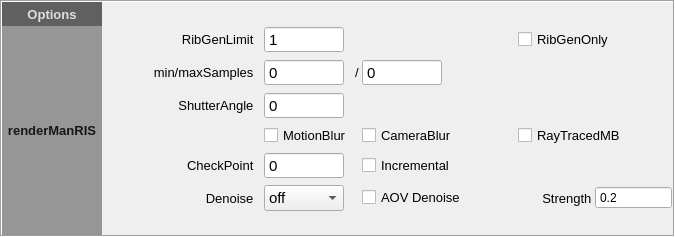
<?xml version="1.0" encoding="UTF-8"?>
<ui version="4.0">
 <class>Form</class>
 <widget class="QWidget" name="Form">
  <property name="geometry">
   <rect>
    <x>0</x>
    <y>0</y>
    <width>675</width>
    <height>237</height>
   </rect>
  </property>
  <property name="windowTitle">
   <string>Form</string>
  </property>
  <layout class="QVBoxLayout" name="verticalLayout">
   <property name="spacing">
    <number>0</number>
   </property>
   <property name="margin">
    <number>0</number>
   </property>
   <item>
    <widget class="QFrame" name="renderOptMainFrame">
     <property name="enabled">
      <bool>true</bool>
     </property>
     <property name="maximumSize">
      <size>
       <width>16777215</width>
       <height>16777215</height>
      </size>
     </property>
     <property name="frameShape">
      <enum>QFrame::Box</enum>
     </property>
     <property name="frameShadow">
      <enum>QFrame::Sunken</enum>
     </property>
     <layout class="QHBoxLayout" name="horizontalLayout_28">
      <property name="margin">
       <number>0</number>
      </property>
      <item>
       <layout class="QHBoxLayout" name="renderOptLayout" stretch="0,0">
        <property name="spacing">
         <number>0</number>
        </property>
        <item>
         <widget class="QFrame" name="renderOptOuterFrame">
          <property name="sizePolicy">
           <sizepolicy hsizetype="Preferred" vsizetype="Preferred">
            <horstretch>0</horstretch>
            <verstretch>0</verstretch>
           </sizepolicy>
          </property>
          <property name="minimumSize">
           <size>
            <width>100</width>
            <height>48</height>
           </size>
          </property>
          <property name="maximumSize">
           <size>
            <width>100</width>
            <height>16777215</height>
           </size>
          </property>
          <property name="autoFillBackground">
           <bool>false</bool>
          </property>
          <property name="styleSheet">
           <string notr="true">QFrame { background-color:rgb(150,150,150); }</string>
          </property>
          <property name="frameShape">
           <enum>QFrame::NoFrame</enum>
          </property>
          <property name="frameShadow">
           <enum>QFrame::Raised</enum>
          </property>
          <layout class="QVBoxLayout" name="verticalLayout_12">
           <property name="spacing">
            <number>0</number>
           </property>
           <property name="margin">
            <number>0</number>
           </property>
           <item>
            <widget class="QLabel" name="renderOptRenderManLabel">
             <property name="minimumSize">
              <size>
               <width>0</width>
               <height>24</height>
              </size>
             </property>
             <property name="maximumSize">
              <size>
               <width>16777215</width>
               <height>24</height>
              </size>
             </property>
             <property name="font">
              <font>
               <pointsize>10</pointsize>
               <weight>75</weight>
               <bold>true</bold>
              </font>
             </property>
             <property name="acceptDrops">
              <bool>true</bool>
             </property>
             <property name="autoFillBackground">
              <bool>false</bool>
             </property>
             <property name="styleSheet">
              <string notr="true">QLabel { background-color:rgb(96,96,96);       	        	color: rgb(222,222,222); }</string>
             </property>
             <property name="text">
              <string>Options</string>
             </property>
             <property name="alignment">
              <set>Qt::AlignCenter</set>
             </property>
            </widget>
           </item>
           <item>
            <widget class="QLabel" name="renderOptLabel">
             <property name="sizePolicy">
              <sizepolicy hsizetype="Preferred" vsizetype="Preferred">
               <horstretch>0</horstretch>
               <verstretch>0</verstretch>
              </sizepolicy>
             </property>
             <property name="maximumSize">
              <size>
               <width>16777215</width>
               <height>16777215</height>
              </size>
             </property>
             <property name="font">
              <font>
               <pointsize>10</pointsize>
               <weight>75</weight>
               <italic>false</italic>
               <bold>true</bold>
              </font>
             </property>
             <property name="acceptDrops">
              <bool>true</bool>
             </property>
             <property name="autoFillBackground">
              <bool>false</bool>
             </property>
             <property name="styleSheet">
              <string notr="true">QLabel {  	color: rgb(22,22,22); }</string>
             </property>
             <property name="text">
              <string>renderManRIS</string>
             </property>
             <property name="alignment">
              <set>Qt::AlignCenter</set>
             </property>
            </widget>
           </item>
          </layout>
         </widget>
        </item>
        <item>
         <widget class="QFrame" name="renderOptFrame">
          <property name="sizePolicy">
           <sizepolicy hsizetype="Expanding" vsizetype="Preferred">
            <horstretch>0</horstretch>
            <verstretch>0</verstretch>
           </sizepolicy>
          </property>
          <property name="frameShape">
           <enum>QFrame::NoFrame</enum>
          </property>
          <property name="frameShadow">
           <enum>QFrame::Raised</enum>
          </property>
          <layout class="QVBoxLayout" name="verticalLayout_14">
           <property name="spacing">
            <number>2</number>
           </property>
           <property name="margin">
            <number>1</number>
           </property>
           <item>
            <layout class="QGridLayout" name="gridLayout">
             <property name="verticalSpacing">
              <number>6</number>
             </property>
             <item row="2" column="0">
              <widget class="QLabel" name="shutterAngle_label">
               <property name="sizePolicy">
                <sizepolicy hsizetype="Expanding" vsizetype="Preferred">
                 <horstretch>0</horstretch>
                 <verstretch>0</verstretch>
                </sizepolicy>
               </property>
               <property name="font">
                <font>
                 <pointsize>10</pointsize>
                </font>
               </property>
               <property name="text">
                <string>ShutterAngle </string>
               </property>
               <property name="alignment">
                <set>Qt::AlignRight|Qt::AlignTrailing|Qt::AlignVCenter</set>
               </property>
              </widget>
             </item>
             <item row="1" column="3">
              <widget class="QLabel" name="label_2">
               <property name="font">
                <font>
                 <pointsize>10</pointsize>
                </font>
               </property>
               <property name="text">
                <string>/</string>
               </property>
              </widget>
             </item>
             <item row="1" column="2">
              <widget class="QSpinBox" name="minSamples_spinBox">
               <property name="maximumSize">
                <size>
                 <width>80</width>
                 <height>16777215</height>
                </size>
               </property>
               <property name="font">
                <font>
                 <pointsize>11</pointsize>
                </font>
               </property>
               <property name="buttonSymbols">
                <enum>QAbstractSpinBox::NoButtons</enum>
               </property>
               <property name="maximum">
                <number>2048</number>
               </property>
              </widget>
             </item>
             <item row="4" column="0">
              <widget class="QLabel" name="label">
               <property name="sizePolicy">
                <sizepolicy hsizetype="Expanding" vsizetype="Preferred">
                 <horstretch>0</horstretch>
                 <verstretch>0</verstretch>
                </sizepolicy>
               </property>
               <property name="font">
                <font>
                 <pointsize>10</pointsize>
                </font>
               </property>
               <property name="text">
                <string>CheckPoint </string>
               </property>
               <property name="alignment">
                <set>Qt::AlignRight|Qt::AlignTrailing|Qt::AlignVCenter</set>
               </property>
              </widget>
             </item>
             <item row="1" column="0">
              <widget class="QLabel" name="minmaxSamples_label">
               <property name="sizePolicy">
                <sizepolicy hsizetype="Expanding" vsizetype="Preferred">
                 <horstretch>0</horstretch>
                 <verstretch>0</verstretch>
                </sizepolicy>
               </property>
               <property name="font">
                <font>
                 <pointsize>10</pointsize>
                </font>
               </property>
               <property name="text">
                <string>min/maxSamples </string>
               </property>
               <property name="alignment">
                <set>Qt::AlignRight|Qt::AlignTrailing|Qt::AlignVCenter</set>
               </property>
              </widget>
             </item>
             <item row="0" column="0">
              <widget class="QLabel" name="ribgenLimit_label">
               <property name="sizePolicy">
                <sizepolicy hsizetype="Expanding" vsizetype="Preferred">
                 <horstretch>0</horstretch>
                 <verstretch>0</verstretch>
                </sizepolicy>
               </property>
               <property name="font">
                <font>
                 <pointsize>10</pointsize>
                </font>
               </property>
               <property name="layoutDirection">
                <enum>Qt::LeftToRight</enum>
               </property>
               <property name="text">
                <string>RibGenLimit </string>
               </property>
               <property name="alignment">
                <set>Qt::AlignRight|Qt::AlignTrailing|Qt::AlignVCenter</set>
               </property>
              </widget>
             </item>
             <item row="5" column="0">
              <widget class="QLabel" name="denoise_label">
               <property name="sizePolicy">
                <sizepolicy hsizetype="Expanding" vsizetype="Preferred">
                 <horstretch>0</horstretch>
                 <verstretch>0</verstretch>
                </sizepolicy>
               </property>
               <property name="font">
                <font>
                 <pointsize>10</pointsize>
                </font>
               </property>
               <property name="layoutDirection">
                <enum>Qt::LeftToRight</enum>
               </property>
               <property name="text">
                <string>Denoise </string>
               </property>
               <property name="alignment">
                <set>Qt::AlignRight|Qt::AlignTrailing|Qt::AlignVCenter</set>
               </property>
              </widget>
             </item>
             <item row="4" column="4">
              <widget class="QCheckBox" name="incremental_checkBox">
               <property name="sizePolicy">
                <sizepolicy hsizetype="Expanding" vsizetype="Fixed">
                 <horstretch>0</horstretch>
                 <verstretch>0</verstretch>
                </sizepolicy>
               </property>
               <property name="font">
                <font>
                 <pointsize>10</pointsize>
                </font>
               </property>
               <property name="text">
                <string>Incremental</string>
               </property>
              </widget>
             </item>
             <item row="0" column="3">
              <spacer name="horizontalSpacer">
               <property name="orientation">
                <enum>Qt::Horizontal</enum>
               </property>
               <property name="sizeType">
                <enum>QSizePolicy::Fixed</enum>
               </property>
               <property name="sizeHint" stdset="0">
                <size>
                 <width>5</width>
                 <height>20</height>
                </size>
               </property>
              </spacer>
             </item>
             <item row="4" column="2">
              <widget class="QSpinBox" name="checkPoint_spinBox">
               <property name="maximumSize">
                <size>
                 <width>80</width>
                 <height>16777215</height>
                </size>
               </property>
               <property name="font">
                <font>
                 <pointsize>11</pointsize>
                </font>
               </property>
               <property name="buttonSymbols">
                <enum>QAbstractSpinBox::NoButtons</enum>
               </property>
               <property name="maximum">
                <number>120</number>
               </property>
              </widget>
             </item>
             <item row="5" column="4">
              <widget class="QCheckBox" name="denoise_aov_checkBox">
               <property name="sizePolicy">
                <sizepolicy hsizetype="Expanding" vsizetype="Fixed">
                 <horstretch>0</horstretch>
                 <verstretch>0</verstretch>
                </sizepolicy>
               </property>
               <property name="font">
                <font>
                 <pointsize>10</pointsize>
                </font>
               </property>
               <property name="text">
                <string>AOV Denoise</string>
               </property>
              </widget>
             </item>
             <item row="5" column="5">
              <layout class="QHBoxLayout" name="horizontalLayout">
               <property name="spacing">
                <number>0</number>
               </property>
               <item>
                <widget class="QLabel" name="denoise_strength_label">
                 <property name="font">
                  <font>
                   <pointsize>10</pointsize>
                  </font>
                 </property>
                 <property name="layoutDirection">
                  <enum>Qt::LeftToRight</enum>
                 </property>
                 <property name="text">
                  <string>Strength </string>
                 </property>
                 <property name="alignment">
                  <set>Qt::AlignRight|Qt::AlignTrailing|Qt::AlignVCenter</set>
                 </property>
                </widget>
               </item>
               <item>
                <widget class="QDoubleSpinBox" name="denoise_strength">
                 <property name="buttonSymbols">
                  <enum>QAbstractSpinBox::NoButtons</enum>
                 </property>
                 <property name="decimals">
                  <number>1</number>
                 </property>
                 <property name="minimum">
                  <double>0.100000000000000</double>
                 </property>
                 <property name="maximum">
                  <double>1.000000000000000</double>
                 </property>
                 <property name="singleStep">
                  <double>0.100000000000000</double>
                 </property>
                 <property name="value">
                  <double>0.200000000000000</double>
                 </property>
                </widget>
               </item>
              </layout>
             </item>
             <item row="0" column="2">
              <widget class="QSpinBox" name="ribgenLimit_spinBox">
               <property name="maximumSize">
                <size>
                 <width>80</width>
                 <height>16777215</height>
                </size>
               </property>
               <property name="font">
                <font>
                 <pointsize>11</pointsize>
                </font>
               </property>
               <property name="layoutDirection">
                <enum>Qt::LeftToRight</enum>
               </property>
               <property name="alignment">
                <set>Qt::AlignLeading|Qt::AlignLeft|Qt::AlignVCenter</set>
               </property>
               <property name="buttonSymbols">
                <enum>QAbstractSpinBox::NoButtons</enum>
               </property>
               <property name="minimum">
                <number>1</number>
               </property>
               <property name="maximum">
                <number>10</number>
               </property>
              </widget>
             </item>
             <item row="5" column="2">
              <widget class="QComboBox" name="denoise_comboBox">
               <property name="maximumSize">
                <size>
                 <width>80</width>
                 <height>16777215</height>
                </size>
               </property>
               <property name="font">
                <font>
                 <pointsize>11</pointsize>
                </font>
               </property>
               <item>
                <property name="text">
                 <string>off</string>
                </property>
               </item>
               <item>
                <property name="text">
                 <string>Frame</string>
                </property>
               </item>
               <item>
                <property name="text">
                 <string>Cross-frame</string>
                </property>
               </item>
              </widget>
             </item>
             <item row="1" column="4">
              <widget class="QSpinBox" name="maxSamples_spinBox">
               <property name="maximumSize">
                <size>
                 <width>80</width>
                 <height>16777215</height>
                </size>
               </property>
               <property name="font">
                <font>
                 <pointsize>11</pointsize>
                </font>
               </property>
               <property name="buttonSymbols">
                <enum>QAbstractSpinBox::NoButtons</enum>
               </property>
               <property name="maximum">
                <number>2048</number>
               </property>
              </widget>
             </item>
             <item row="0" column="1">
              <spacer name="horizontalSpacer_2">
               <property name="orientation">
                <enum>Qt::Horizontal</enum>
               </property>
               <property name="sizeType">
                <enum>QSizePolicy::Fixed</enum>
               </property>
               <property name="sizeHint" stdset="0">
                <size>
                 <width>5</width>
                 <height>20</height>
                </size>
               </property>
              </spacer>
             </item>
             <item row="2" column="2">
              <widget class="QSpinBox" name="shutterAngle_spinBox">
               <property name="maximumSize">
                <size>
                 <width>80</width>
                 <height>16777215</height>
                </size>
               </property>
               <property name="font">
                <font>
                 <pointsize>11</pointsize>
                </font>
               </property>
               <property name="buttonSymbols">
                <enum>QAbstractSpinBox::NoButtons</enum>
               </property>
               <property name="maximum">
                <number>360</number>
               </property>
               <property name="singleStep">
                <number>10</number>
               </property>
              </widget>
             </item>
             <item row="3" column="2">
              <widget class="QCheckBox" name="motionBlur_checkBox">
               <property name="sizePolicy">
                <sizepolicy hsizetype="Minimum" vsizetype="Fixed">
                 <horstretch>0</horstretch>
                 <verstretch>0</verstretch>
                </sizepolicy>
               </property>
               <property name="font">
                <font>
                 <pointsize>10</pointsize>
                </font>
               </property>
               <property name="text">
                <string>MotionBlur</string>
               </property>
              </widget>
             </item>
             <item row="3" column="4">
              <widget class="QCheckBox" name="cameraBlur_checkBox">
               <property name="sizePolicy">
                <sizepolicy hsizetype="Expanding" vsizetype="Fixed">
                 <horstretch>0</horstretch>
                 <verstretch>0</verstretch>
                </sizepolicy>
               </property>
               <property name="font">
                <font>
                 <pointsize>10</pointsize>
                </font>
               </property>
               <property name="text">
                <string>CameraBlur</string>
               </property>
              </widget>
             </item>
             <item row="3" column="5">
              <widget class="QCheckBox" name="tracedBlur_checkBox">
               <property name="sizePolicy">
                <sizepolicy hsizetype="Expanding" vsizetype="Fixed">
                 <horstretch>0</horstretch>
                 <verstretch>0</verstretch>
                </sizepolicy>
               </property>
               <property name="font">
                <font>
                 <pointsize>10</pointsize>
                </font>
               </property>
               <property name="text">
                <string>RayTracedMB</string>
               </property>
              </widget>
             </item>
             <item row="0" column="5">
              <widget class="QCheckBox" name="ribgenOnly_checkBox">
               <property name="sizePolicy">
                <sizepolicy hsizetype="Expanding" vsizetype="Fixed">
                 <horstretch>0</horstretch>
                 <verstretch>0</verstretch>
                </sizepolicy>
               </property>
               <property name="font">
                <font>
                 <pointsize>10</pointsize>
                </font>
               </property>
               <property name="text">
                <string>RibGenOnly</string>
               </property>
              </widget>
             </item>
            </layout>
           </item>
          </layout>
         </widget>
        </item>
       </layout>
      </item>
     </layout>
    </widget>
   </item>
  </layout>
 </widget>
 <resources/>
 <connections/>
</ui>
